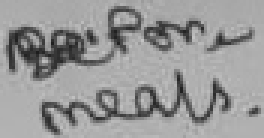
#> input picture Word_Segmented_Images/0/Box21.jpg, 88 x 46 px, found by its file name (shown 3 times larger)
$ python google_augment_and_mix.py
#> lines starting #> are read from the running program, lines starting #| are printed output that depends on the picture; after the words box and inside, x2 and y2 are one past the last pixel; in counts of white or black regions, pixels touching at a corner belong together
### Training_Code/google_augmentations.py
"""
    `Modules implementing affine and morphological distortions to images in
    numpy datatype.
"""
from PIL import Image
import numpy as np
import cv2
import random

# [22 lines left out: function scale, not called in this run]

def shear(img, shear_prob = 0.5, shear_prec = 4):
    """
    It shear the image provided to a random angle chosen from the sample of a vonmises probability
    function with shear_prec kappa parameter. The probability that the image will be sheared is shear_prob.

    Args:
        img: numpy format image.
        shear_prob: probability of shearing the image.
        shear_prec: kappa parameter of the vonmises probability function used to chose
            the angle to shear image.

    Returns:
        img: the sheared (or not) image.

    """
    # shear = np.random.binomial(1, shear_prob)

    # if shear:
    #     import cv2
    rows,cols = img.shape
    shear_angle = np.random.vonmises(0, kappa = shear_prec)
    m = np.tan(shear_angle)

    pts1 = np.float32([[50,50],[200,50],[50,200]])
    pts2 = np.float32([[50,50],[200,50],[50+m*150,200]])
    M = cv2.getAffineTransform(pts1,pts2)

    img = cv2.warpAffine(img,M,(cols,rows))

    return img

# [26 lines left out: function rotate, not called in this run]

def translate(img, translate_prob = 0.5, translate_stdv = 0.02):
    """
    It translate the image provided to a random position chosen from the sample of a normal probability
    function with translate_stdv standard deviation. The probability that the image will be translated is tanslate_prob.

    Args:
        img: numpy format image.
        translate_prob: probability of translating the image.
        translate_stdv: standard deviation of the normal probability function used to chose
            the position to translate the image.

    Returns:
        img: the translated (or not) image.

    """
    # translate = np.random.binomial(1, translate_prob)

    # if translate:
    #     import cv2
    rows,cols = img.shape
    h_translation_factor = np.random.normal(0, scale = translate_stdv * cols)
    v_translation_factor = np.random.normal(0, scale = translate_stdv * rows)
    M = np.float32([[1,0,h_translation_factor],[0,1,v_translation_factor]])
    img = cv2.warpAffine(img,M,(cols,rows))

    return img

def dilate(img, dilation_prob = 0.5 , dilation_srate = 0.4, dilation_rrate = 1):

    # dilate = np.random.binomial(1, dilation_prob)

    # if dilate:
        # import cv2
    kernel_size = np.min([2*np.random.geometric(dilation_srate)+1, 15])
    kernel = np.zeros([kernel_size, kernel_size])
    center = np.array([int(kernel_size/2), int(kernel_size/2)])
    for x in range(kernel_size):
        for y in range(kernel_size):
            d = np.linalg.norm(np.array([x,y])-center)
            p = np.exp(-d*1)
            value = np.random.binomial(1, p)
            kernel[x,y] = value or 10**-16

    img = cv2.dilate(img,kernel,iterations = 1)

    return img

# [19 lines left out: function erode, not called in this run]

def threshold(img, threshold_prob = 0.5):

    # threshold = np.random.binomial(1, threshold_prob)
    # # img_blur = cv2.medi
    # if threshold:
    img = cv2.adaptiveThreshold(img.astype('uint8'),255,cv2.ADAPTIVE_THRESH_GAUSSIAN_C,\
        cv2.THRESH_BINARY,11,2)
    return img

def do_nothing(img, _):
    return img

augmentations = [do_nothing, translate, dilate, erode, threshold, rotate, shear]

### Training_Code/google_augment_and_mix.py
import google_augmentations as augmentations
import numpy as np
from PIL import Image
import cv2
import os

# CIFAR-10 constants
MEAN = [0.4914, 0.4822, 0.4465]
STD = [0.2023, 0.1994, 0.2010]


def normalize(img):
    """Normalize input image channel-wise to zero mean and unit variance."""
    (m, s) = cv2.meanStdDev(img)
#> m = [152.1]; s = [38.22]
    m = m[0][0]
#> m = 152.1
    s = s[0][0]
#> s = 38.22
    img = img - m
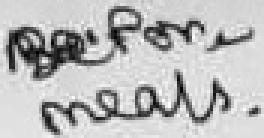
#> img: shape (46, 88) float32 (shown 3 times larger); min -122.1, max 44.9, mean 0; drawn with min black and max white
    img = img / s if s>0 else img
    return img

def apply_op(image, op, severity):
    image = np.clip(image * 255., 0, 255).astype(np.uint8)
    # pil_img = Image.fromarray(image)  # Convert to PIL.Image
    pil_img = op(image, severity)
    # print(pil_img.size)
    # return np.asarray(pil_img)
    return pil_img


def show_image(img):
    cv2.namedWindow("output", cv2.WINDOW_NORMAL)
    img = cv2.resize(img, (500, 540))
    cv2.imshow("output", img)
    cv2.waitKey(0)
    cv2.destroyAllWindows()

def augment_and_mix(image, severity=3, width=3, depth=-1, alpha=1.):
    """Perform AugMix augmentations and compute mixture.
    Args:
        image: Raw input image as float32 np.ndarray of shape (h, w, c)
        severity: Severity of underlying augmentation operators (between 1 to 10).
        width: Width of augmentation chain
        depth: Depth of augmentation chain. -1 enables stochastic depth uniformly
        from [1, 3]
        alpha: Probability coefficient for Beta and Dirichlet distributions.
    Returns:
        mixed: Augmented and mixed image.
    """
#> called with severity = 3, width = 3, depth = -1, alpha = 1
    ws = np.float32(
        np.random.dirichlet([alpha] * width))
    m = np.float32(np.random.beta(alpha, alpha))

    mix = np.zeros_like(image)
    # print(mix.size, "WS", ws.size)
    for i in range(width):
        image_aug = image.copy()
        depth = depth if depth > 0 else np.random.randint(1, 4)
        for _ in range(depth):
            op = np.random.choice(augmentations.augmentations)
            # print(op)
            # op = augmentations.rotate
            image_aug = apply_op(image_aug, op, severity)
    # Preprocessing commutes since all coefficients are convex
            mix += ws[i]*normalize(image_aug)
#> this loop made 3 passes
#> pass 1, in apply_op, `image = np.clip(image * 255., 0, 255).astype(np.uint8)`:
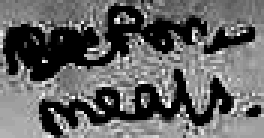
#> image: shape (46, 88) (shown 3 times larger); min 0, max 255, mean 99.7
#> pass 1, in dilate, `img = cv2.dilate(img,kernel,iterations = 1)`:
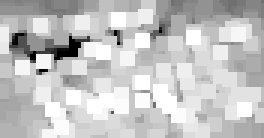
#> img: shape (46, 88) (shown 3 times larger); min 0, max 255, mean 195.7
#> after the loop:
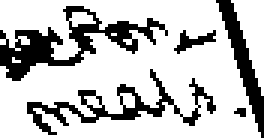
#> image_aug: shape (46, 88) (shown 3 times larger); 75.7% white; 5 black regions (1 under 20 px), largest, box (x1, y1, x2, y2) and area: (0, 2, 56, 27) 428, (9, 23, 72, 45) 296, (72, 0, 88, 46) 204, (58, 10, 72, 18) 45
#> after the loop:
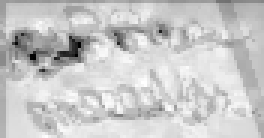
#> mix: shape (46, 88) float32 (shown 3 times larger); min -7.01, max 1.87, mean -1.51e-08; drawn with min black and max white
    # mix = ws[0]*image_aug
    # print(op)
    # show_image(mix)

    mixed = (1 - m) * normalize(image) + m * mix
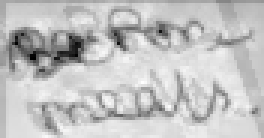
#> mixed: shape (46, 88) float32 (shown 3 times larger); min -4.98, max 1.54, mean -1.51e-08; drawn with min black and max white
    # show_image(mixed.astype("uint8"))
    return normalize(mixed)

if __name__ == "__main__":
    img = cv2.imread("../toValidate/Box21.jpg", cv2.IMREAD_GRAYSCALE).astype(np.float32)
    img = normalize(img)
    img = augment_and_mix(img)
    print(img, type(img))
#> (printed output is left out)
